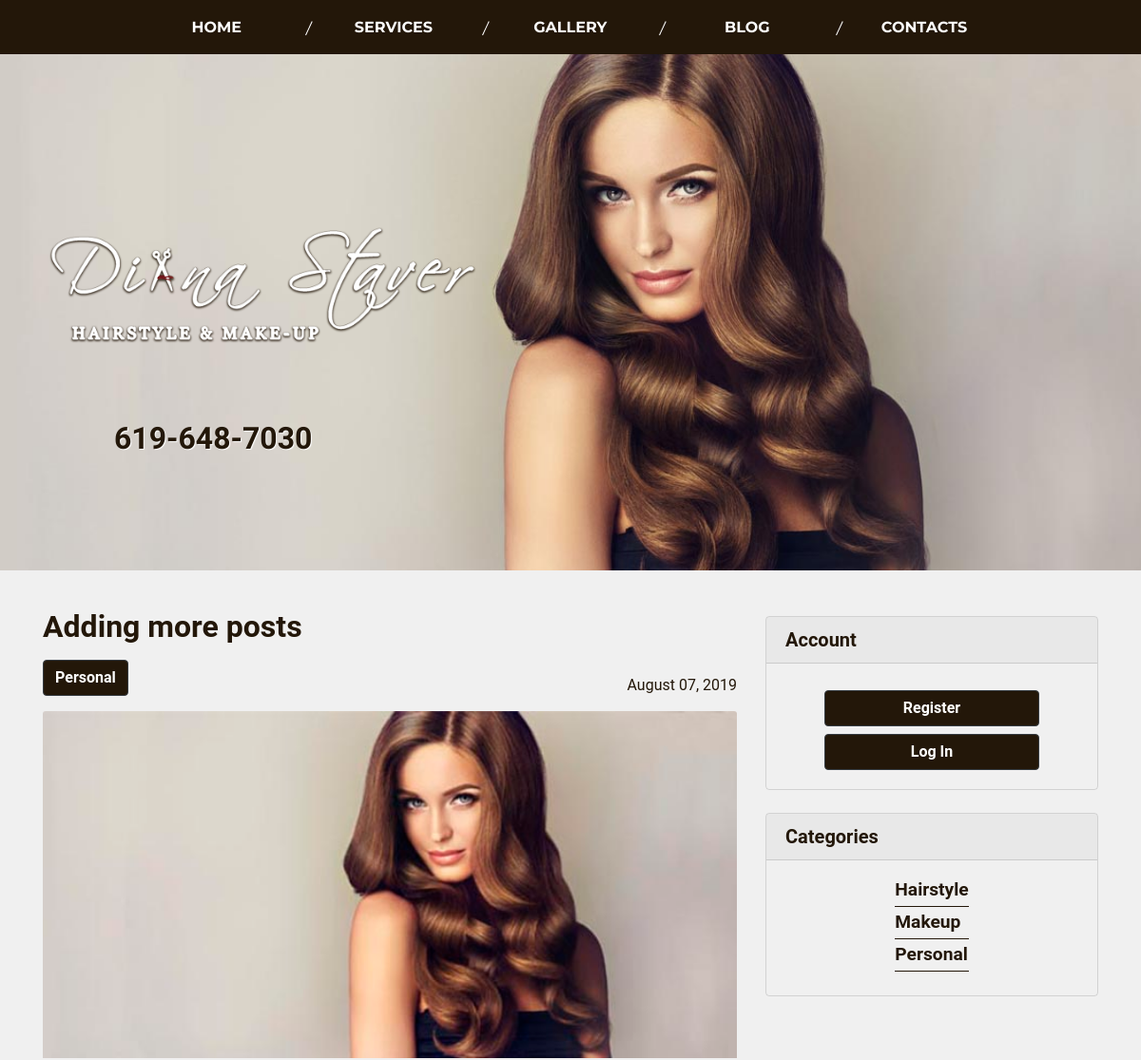
/blog/post/28/ (upper part), run on an earlier commit of the app's database.
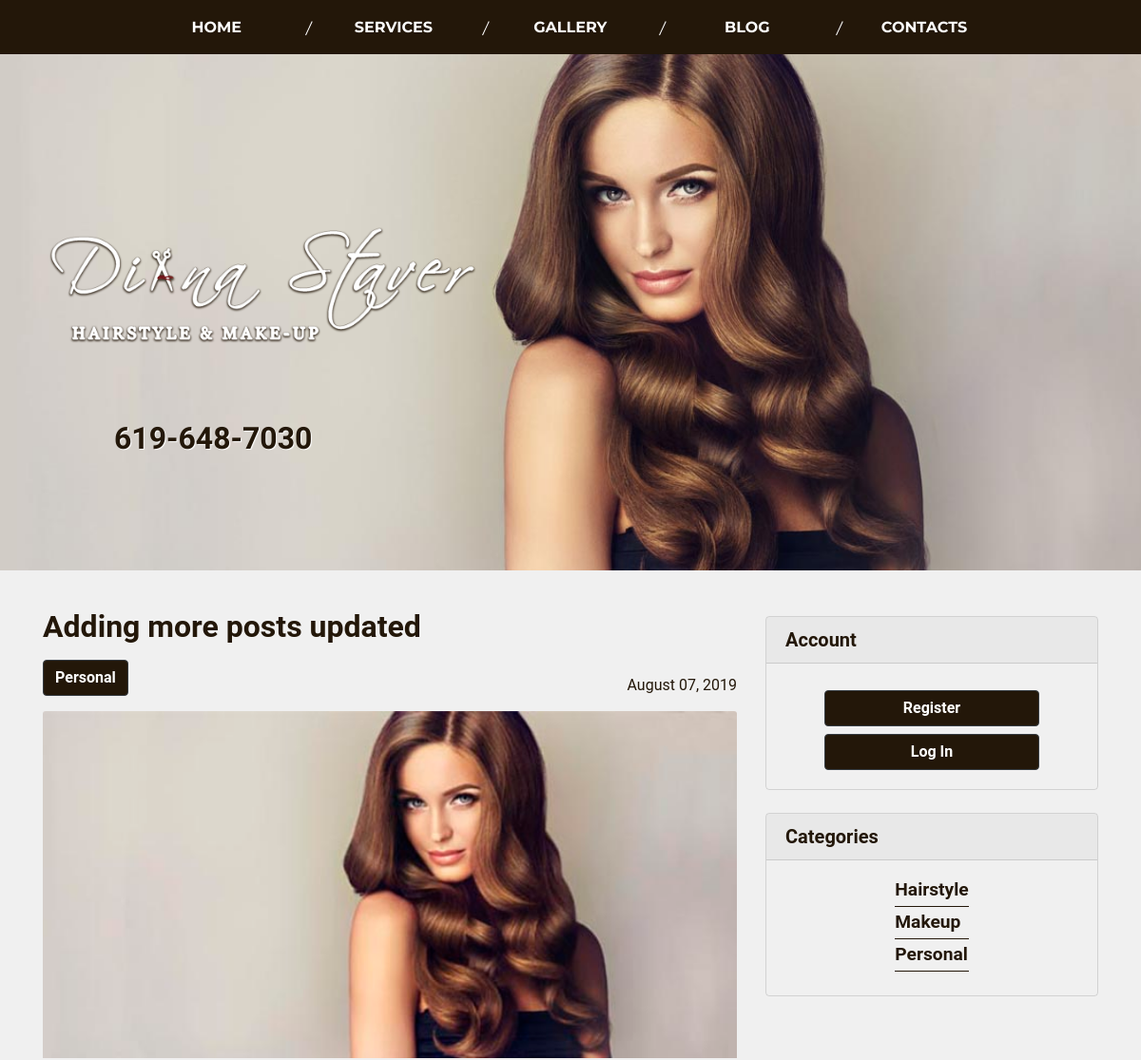
And on a later commit of the database.
### blog/models.py (models this page shows, shortened)
class Post(models.Model):
    PERSONAL = 'personal'
    HAIRSTYLE = "hairstyle"
    MAKEUP = "makeup"
    categories = ((PERSONAL, 'Personal'), (HAIRSTYLE, 'Hairstyle'), (MAKEUP, 'Makeup'))
    title = models.CharField(max_length=50)
    content = models.TextField()
    post_photo = models.ImageField(default="default-blog.jpg", upload_to='post_photo')
    date_posted = models.DateTimeField('Posted On', default=timezone.now)
    date_updated = models.DateTimeField(auto_now=True)
    author = models.ForeignKey(User, on_delete=models.CASCADE)
    category = models.CharField(max_length=10, choices=categories, default=HAIRSTYLE)

### blog/views.py (the view)
# urls.py: path('post/<int:pk>/', PostDetailView.as_view(), name='post-detail'),
class PostDetailView(DetailView):
    model = Post
    context_object_name = "post"
    template_name = 'blog/view_post.html'

### blog/templates/blog/view_post.html (shortened to what this page needs)
{% extends 'blog/blog_base-min.html' %}
{% load disqus_tags %}
{% block blogmain %}
    <div class="card bg-transparent border-0 pb-3 my-4">
        <h2 class="card-title font-weight-bold mt-3">{{ post.title }}</h2>
        <div class="d-flex align-items-end justify-content-between my-1 mb-3">
            <a class="btn btn-dark" href="{% url 'category' post.category %}">{{ post.category|title }}</a>
            <p id="test">{{ post.date_posted|date:'F d, Y' }}</p>
        </div>
        <img class="card-img-top" src="{{ post.post_photo.url }}" alt="{{ post.title }}">
    </div>
{% endblock blogmain %}

What changed in the data, as far as the page shows it:
changed Post "Personal": title "Adding more posts" → "Adding more posts updated"
